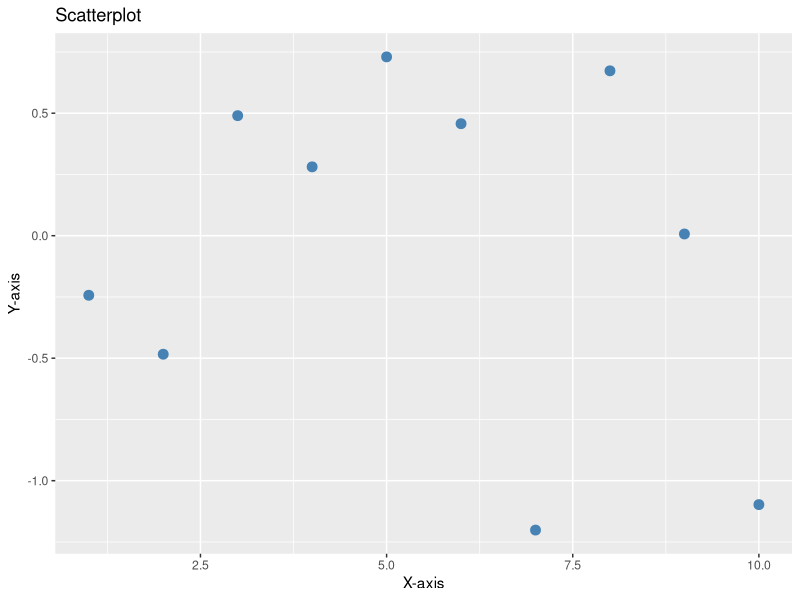
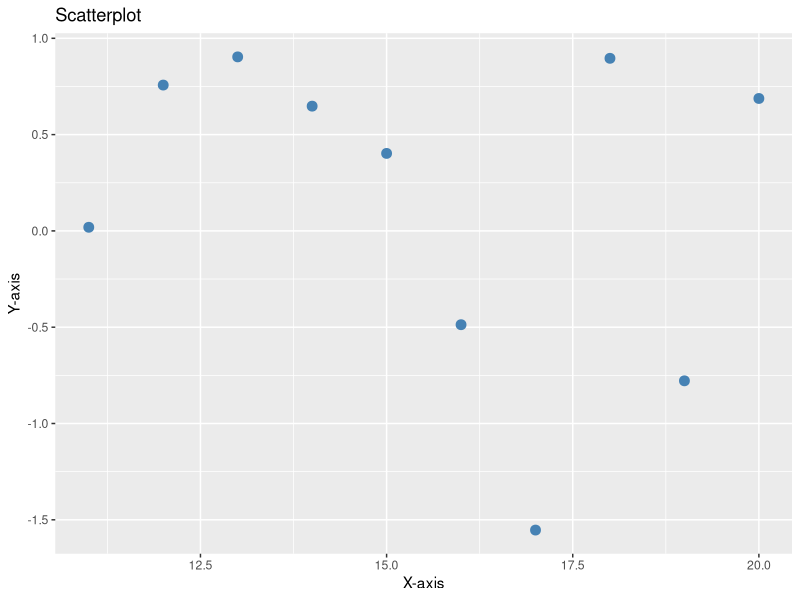

Here is the R script that generated these plots, in order:
# Load necessary libraries (if not already loaded)
library(ggplot2)

# Create sample dataframes (replace with your actual data)
df1 <- data.frame(x = 1:10, y = rnorm(10))
df2 <- data.frame(x = 11:20, y = rnorm(10))

# List of dataframes
df_list <- list(df1, df2)

# Plot columns from each dataframe
graph <- lapply(df_list, function(df) {
  ggplot(df, aes(x = x, y = y)) +
    geom_point(color = "steelblue", size = 3) +
    labs(x = "X-axis", y = "Y-axis", title = "Scatterplot")
})

# Print the plots
print(graph)
